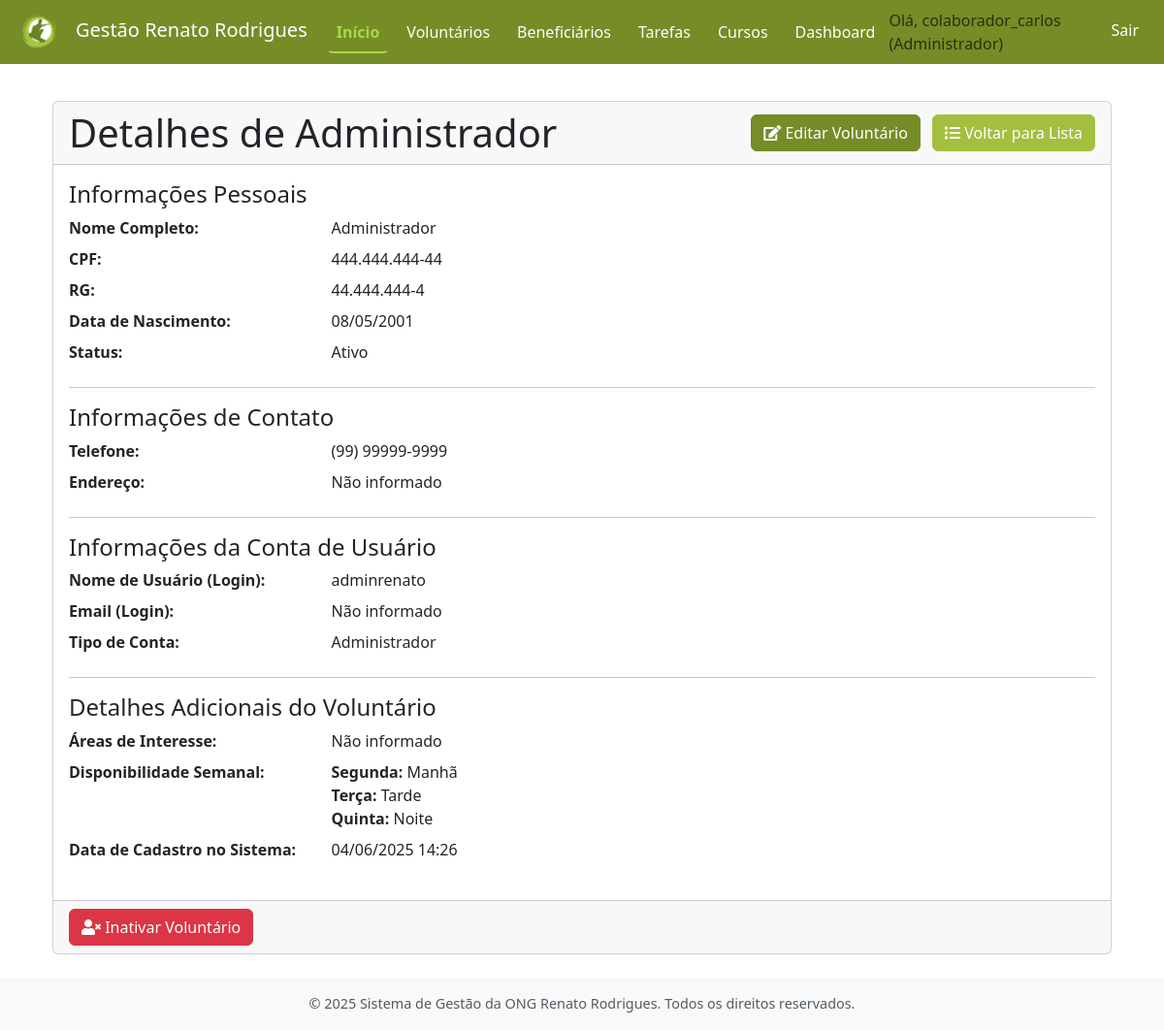
The page /voluntarios/7/ (signed in) on the database its author committed.
### contas/models.py (models this page shows, shortened)
class Usuario(AbstractUser):
    TIPOS_USUARIO = [
        ('ADMIN', 'Administrador'),
        ('VOLUNT', 'Voluntário'),
    ]
    tipo_usuario = models.CharField(
        max_length=6,
        choices=TIPOS_USUARIO,
        default='VOLUNT',
        verbose_name='Tipo de Usuário'
    )
    groups = models.ManyToManyField(
        'auth.Group',
        verbose_name='grupos',
        blank=True,
        help_text='Os grupos aos quais este usuário pertence. Um usuário receberá todas as permissões concedidas a cada um de seus grupos.',
        related_name="usuario_set_contas",  # Nome único para related_name
        related_query_name="usuario_contas",
    )
    user_permissions = models.ManyToManyField(
        'auth.Permission',
        verbose_name='permissões do usuário',
        blank=True,
        help_text='Permissões específicas para este usuário.',
        related_name="usuario_set_contas_perm",  # Nome único para related_name
        related_query_name="usuario_contas_perm",
    )

### voluntarios/models.py (models this page shows, shortened)
class Voluntario(models.Model):
    usuario = models.OneToOneField(
        settings.AUTH_USER_MODEL,
        on_delete=models.CASCADE,
        verbose_name='Usuário',
        help_text='Conta de usuário associada a este voluntário.'
    )
    nome_completo = models.CharField(max_length=255, verbose_name='Nome Completo')
    cpf = models.CharField(max_length=14, unique=True, verbose_name='CPF', help_text='Formato: XXX.XXX.XXX-XX')
    rg = models.CharField(max_length=10, verbose_name='RG') # Tornando obrigatório
    data_nascimento = models.DateField(verbose_name='Data de Nascimento')
    telefone = models.CharField(max_length=20, blank=True, null=True, verbose_name='Telefone Celular', help_text='Formato: (XX) XXXXX-XXXX')
    cep = models.CharField(max_length=9, blank=True, null=True, verbose_name='CEP', help_text='Formato: XXXXX-XXX')
    logradouro = models.CharField(max_length=255, blank=True, null=True, verbose_name='Logradouro')
    numero_endereco = models.CharField(max_length=10, blank=True, null=True, verbose_name='Número')
    complemento_endereco = models.CharField(max_length=100, blank=True, null=True, verbose_name='Complemento')
    bairro = models.CharField(max_length=100, blank=True, null=True, verbose_name='Bairro')
    cidade = models.CharField(max_length=100, blank=True, null=True, verbose_name='Cidade')
    estado = models.CharField(max_length=2, blank=True, null=True, verbose_name='UF') # Sigla do estado, ex: SP
    areas_interesse = models.TextField(blank=True, null=True, verbose_name='Áreas de Interesse', help_text='Descreva as áreas em que o voluntário tem interesse em atuar.')
    disp_seg_m = models.BooleanField(default=False, verbose_name='Segunda (Manhã)')
    disp_seg_t = models.BooleanField(default=False, verbose_name='Segunda (Tarde)')
    disp_seg_n = models.BooleanField(default=False, verbose_name='Segunda (Noite)')
    disp_ter_m = models.BooleanField(default=False, verbose_name='Terça (Manhã)')
    disp_ter_t = models.BooleanField(default=False, verbose_name='Terça (Tarde)')
    disp_ter_n = models.BooleanField(default=False, verbose_name='Terça (Noite)')
    disp_qua_m = models.BooleanField(default=False, verbose_name='Quarta (Manhã)')
    disp_qua_t = models.BooleanField(default=False, verbose_name='Quarta (Tarde)')
    disp_qua_n = models.BooleanField(default=False, verbose_name='Quarta (Noite)')
    disp_qui_m = models.BooleanField(default=False, verbose_name='Quinta (Manhã)')
    disp_qui_t = models.BooleanField(default=False, verbose_name='Quinta (Tarde)')
    disp_qui_n = models.BooleanField(default=False, verbose_name='Quinta (Noite)')
    disp_sex_m = models.BooleanField(default=False, verbose_name='Sexta (Manhã)')
    disp_sex_t = models.BooleanField(default=False, verbose_name='Sexta (Tarde)')
    disp_sex_n = models.BooleanField(default=False, verbose_name='Sexta (Noite)')
    disp_sab_m = models.BooleanField(default=False, verbose_name='Sábado (Manhã)')
    disp_sab_t = models.BooleanField(default=False, verbose_name='Sábado (Tarde)')
    disp_sab_n = models.BooleanField(default=False, verbose_name='Sábado (Noite)')
    disp_dom_m = models.BooleanField(default=False, verbose_name='Domingo (Manhã)')
    disp_dom_t = models.BooleanField(default=False, verbose_name='Domingo (Tarde)')
    disp_dom_n = models.BooleanField(default=False, verbose_name='Domingo (Noite)')
    data_cadastro = models.DateTimeField(auto_now_add=True, verbose_name='Data de Cadastro')
    ativo = models.BooleanField(default=True, verbose_name='Ativo')
    data_inativacao = models.DateTimeField(null=True, blank=True, verbose_name='Data de Inativação')
    class Meta:
        verbose_name = 'Voluntário'
        verbose_name_plural = 'Voluntários'
        ordering = ['nome_completo']
    def get_rg_formatado(self):
        if self.rg:
            if len(self.rg) == 9:
                return f"{self.rg[0:2]}.{self.rg[2:5]}.{self.rg[5:8]}-{self.rg[8]}"
            elif len(self.rg) == 8:
                 return f"{self.rg[0:2]}.{self.rg[2:5]}.{self.rg[5:8]}"
            return self.rg
        return ""
    def get_cpf_formatado(self):
        if self.cpf:
            cpf_numeros = ''.join(filter(str.isdigit, self.cpf))
            if len(cpf_numeros) == 11:
                return f"{cpf_numeros[:3]}.{cpf_numeros[3:6]}.{cpf_numeros[6:9]}-{cpf_numeros[9:]}"
        return self.cpf or ""
    def get_telefone_formatado(self):
        if self.telefone:
            tel_numeros = ''.join(filter(str.isdigit, self.telefone))
            if len(tel_numeros) == 11: # (XX) XXXXX-XXXX
                return f"({tel_numeros[:2]}) {tel_numeros[2:7]}-{tel_numeros[7:]}"
            elif len(tel_numeros) == 10: # (XX) XXXX-XXXX
                return f"({tel_numeros[:2]}) {tel_numeros[2:6]}-{tel_numeros[6:]}"
        return self.telefone or ""
    def get_disponibilidade_formatada(self):
        dias_semana = [
            ("Segunda", self.disp_seg_m, self.disp_seg_t, self.disp_seg_n),
            ("Terça", self.disp_ter_m, self.disp_ter_t, self.disp_ter_n),
            ("Quarta", self.disp_qua_m, self.disp_qua_t, self.disp_qua_n),
            ("Quinta", self.disp_qui_m, self.disp_qui_t, self.disp_qui_n),
            ("Sexta", self.disp_sex_m, self.disp_sex_t, self.disp_sex_n),
            ("Sábado", self.disp_sab_m, self.disp_sab_t, self.disp_sab_n),
            ("Domingo", self.disp_dom_m, self.disp_dom_t, self.disp_dom_n),
        ]
        turnos_nomes = ["Manhã", "Tarde", "Noite"]
        disponibilidade_formatada = []
        for nome_dia, disp_m, disp_t, disp_n in dias_semana:
            turnos_do_dia = []
            if disp_m:
                turnos_do_dia.append(turnos_nomes[0])
            if disp_t:
                turnos_do_dia.append(turnos_nomes[1])
            if disp_n:
                turnos_do_dia.append(turnos_nomes[2])
            if turnos_do_dia:
                disponibilidade_formatada.append({
                    'dia': nome_dia,
                    'turnos': ", ".join(turnos_do_dia)
                })
        return disponibilidade_formatada

### voluntarios/views.py (the view)
# urls.py: path('<int:voluntario_id>/', views.detalhar_voluntario, name='detalhar_voluntario'),
@login_required
def detalhar_voluntario(request, voluntario_id):
    voluntario = get_object_or_404(Voluntario, pk=voluntario_id)
    contexto = {
        'voluntario': voluntario,
        'titulo_pagina': f'Detalhes de {voluntario.nome_completo}'
    }
    return render(request, 'voluntarios/detalhar_voluntario.html', contexto)

### voluntarios/templates/voluntarios/detalhar_voluntario.html (shortened to what this page needs)
{% extends "core/base.html" %}
{% block content %}
<div class="container mt-4">
    <div class="card">
        <div class="card-header d-flex justify-content-between align-items-center">
            <h1 class="mb-0">{{ titulo_pagina }}</h1>
            <div>
                <a href="{% url 'voluntarios:editar_voluntario' voluntario.id %}" class="btn btn-primary me-2">
                    <i class="fas fa-edit"></i> Editar Voluntário
                </a>
                <a href="{% url 'voluntarios:listar_voluntarios' %}" class="btn btn-secondary">
                    <i class="fas fa-list"></i> Voltar para Lista
                </a>
            </div>
        </div>
        <div class="card-body">
            <h4 class="card-title">Informações Pessoais</h4>
            <dl class="row">
                <dt class="col-sm-3">Nome Completo:</dt>
                <dd class="col-sm-9">{{ voluntario.nome_completo }}</dd>
                <dt class="col-sm-3">CPF:</dt>
                <dd class="col-sm-9">{{ voluntario.get_cpf_formatado|default:"Não informado" }}</dd>
                <dt class="col-sm-3">RG:</dt>
                <dd class="col-sm-9">{{ voluntario.get_rg_formatado|default:"Não informado" }}</dd>
                <dt class="col-sm-3">Data de Nascimento:</dt>
                <dd class="col-sm-9">{{ voluntario.data_nascimento|date:"d/m/Y" }}</dd>
                <dt class="col-sm-3">Status:</dt>
                <dd class="col-sm-9">{% if voluntario.ativo %}Ativo{% else %}Inativo{% endif %}</dd>
            </dl>
            <hr>
            <h4 class="card-title">Informações de Contato</h4>
            <dl class="row">
                <dt class="col-sm-3">Telefone:</dt>
                <dd class="col-sm-9">{{ voluntario.get_telefone_formatado|default:"Não informado" }}</dd>
                <dt class="col-sm-3">Endereço:</dt>
                <dd class="col-sm-9">
                    {% if voluntario.logradouro %}
                        {{ voluntario.logradouro }}{% if voluntario.numero_endereco %}, {{ voluntario.numero_endereco }}{% endif %}{% if voluntario.complemento_endereco %} - {{ voluntario.complemento_endereco }}{% endif %}<br>
                        {% if voluntario.bairro %}{{ voluntario.bairro }} - {% endif %}{{ voluntario.cidade|default:"" }}/{{ voluntario.estado|default:"" }}<br>
                        {% if voluntario.cep %}CEP: {{ voluntario.get_cep_formatado|default:"Não informado" }}{% endif %}
                    {% else %}
                        Não informado
                    {% endif %}
                </dd>
            </dl>
            <hr>
            <h4 class="card-title">Informações da Conta de Usuário</h4>
            <dl class="row">
                <dt class="col-sm-3">Nome de Usuário (Login):</dt>
                <dd class="col-sm-9">{{ voluntario.usuario.username }}</dd>
                <dt class="col-sm-3">Email (Login):</dt>
                <dd class="col-sm-9">{{ voluntario.usuario.email|default:"Não informado" }}</dd>
                <dt class="col-sm-3">Tipo de Conta:</dt>
                <dd class="col-sm-9">{{ voluntario.usuario.get_tipo_usuario_display }}</dd>
            </dl>
            <hr>
            <h4 class="card-title">Detalhes Adicionais do Voluntário</h4>
            <dl class="row">
                <dt class="col-sm-3">Áreas de Interesse:</dt>
                <dd class="col-sm-9">{{ voluntario.areas_interesse|default:"Não informado"|linebreaksbr }}</dd>
                <dt class="col-sm-3">Disponibilidade Semanal:</dt>
                <dd class="col-sm-9">
                    {% with disponibilidades=voluntario.get_disponibilidade_formatada %}
                        {% if disponibilidades %}
                            {% for item in disponibilidades %}
                                <div><strong>{{ item.dia }}:</strong> {{ item.turnos }}</div>
                            {% endfor %}
                        {% else %}
                            Não informado
                        {% endif %}
                    {% endwith %}
                </dd>
                <dt class="col-sm-3">Data de Cadastro no Sistema:</dt>
                <dd class="col-sm-9">{{ voluntario.data_cadastro|date:"d/m/Y H:i" }}</dd>
            </dl>
        </div>
        <div class="card-footer text-muted">
            {% if request.user.tipo_usuario == 'ADMIN' and voluntario.ativo %}
            <a href="{% url 'voluntarios:excluir_voluntario' voluntario.id %}" class="btn btn-danger">
                <i class="fas fa-user-times"></i> Inativar Voluntário
            </a>
            {% endif %}
        </div>
    </div>
</div>
{% endblock content %}

### core/templates/core/base.html (shortened to what this page needs)
<!DOCTYPE html>
<html lang="pt-br">
  <head>
    <link
      href="https://cdn.jsdelivr.net/npm/bootstrap@5.3.0-alpha1/dist/css/bootstrap.min.css"
      rel="stylesheet"
    />
    <link
      rel="stylesheet"
      href="https://cdnjs.cloudflare.com/ajax/libs/font-awesome/5.15.4/css/all.min.css"
    />
    {% load static %}
    <link rel="stylesheet" href="{% static 'core/css/estilos.css' %}" />
  </head>
  <body>
    <nav class="navbar navbar-expand-lg navbar-custom fixed-top">
      <div class="container-fluid">
        <a class="navbar-brand" href="{% url 'core:pagina_inicial' %}">
          <img src="{% static 'core/img/logo_ong.png' %}" alt="Logo da ONG" style="height: 40px; margin-right: 10px;">Gestão Renato Rodrigues
        </a>
        <div class="collapse navbar-collapse" id="navbarNav">
          <ul class="navbar-nav me-auto mb-2 mb-lg-0">
            <li class="nav-item">
              <a
                class="nav-link active"
                aria-current="page"
                href="{% url 'core:pagina_inicial' %}"
                >Início</a
              >
            </li>
            {% if user.is_authenticated %}
            <li class="nav-item">
              <a class="nav-link" href="{% url 'voluntarios:listar_voluntarios' %}">Voluntários</a>
            </li>
            <li class="nav-item">
              <a class="nav-link" href="{% url 'beneficiarios:listar_beneficiarios' %}">Beneficiários</a>
            </li>
            <li class="nav-item">
              <a class="nav-link" href="{% url 'tarefas:listar_tarefas' %}">Tarefas</a>
            </li>
            <li class="nav-item">
              <a class="nav-link" href="{% url 'cursos:listar_cursos_ong' %}">Cursos</a>
            </li>
            <li class="nav-item">
              <a class="nav-link" href="{% url 'dashboard:painel_principal' %}">Dashboard</a>
            </li>
            {% endif %}
          </ul>
          <ul class="navbar-nav">
            {% if user.is_authenticated %}
            <li class="nav-item">
              <span class="navbar-text me-2">
                Olá, {{ user.username }} ({{ user.get_tipo_usuario_display }})
              </span>
            </li>
            <li class="nav-item">
              <a class="nav-link" href="{% url 'contas:logout' %}">Sair</a>
            </li>
            {% else %}
            <li class="nav-item">
              <a class="nav-link" href="{% url 'contas:login' %}">Entrar</a>
            </li>
            {% endif %}
          </ul>
        </div>
      </div>
    </nav>
    <main class="main-content container mt-4 mb-4">
       {% block content %}{% endblock content %}
    </main>
    <footer class="footer mt-auto py-3 bg-light">
      <div class="container text-center">
        <span class="text-muted"
          >© {% now "Y" %} Sistema de Gestão da ONG Renato Rodrigues. Todos os direitos
          reservados.</span
        >
      </div>
    </footer>
  </body>
</html>

### rows shown on the page
Usuario: username "colaborador_carlos", tipo_usuario "Administrador"
Voluntario: nome_completo "Administrador", get_cpf_formatado "444.444.444-44", get_rg_formatado "44.444.444-4", data_nascimento "08/05/2001", get_telefone_formatado "(99) 99999-9999", usuario.username "adminrenato", usuario.email "Não informado", usuario.tipo_usuario "Administrador", areas_interesse "Não informado", data_cadastro "04/06/2025 14:26"

### other values the page prints
{{ titulo_pagina }} "Detalhes de Administrador"
{{ item.dia }} "Segunda" "Terça" "Quinta"
{{ item.turnos }} "Manhã" "Tarde" "Noite"
